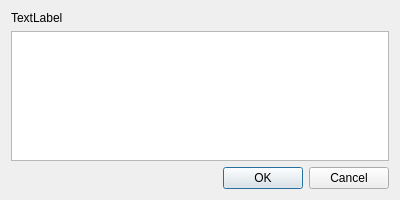
<?xml version="1.0" encoding="UTF-8"?>
<ui version="4.0">
 <class>FileActionDialog</class>
 <widget class="QDialog" name="FileActionDialog">
  <property name="windowModality">
   <enum>Qt::WindowModal</enum>
  </property>
  <property name="geometry">
   <rect>
    <x>0</x>
    <y>0</y>
    <width>400</width>
    <height>200</height>
   </rect>
  </property>
  <property name="windowTitle">
   <string>File Action</string>
  </property>
  <property name="modal">
   <bool>true</bool>
  </property>
  <layout class="QVBoxLayout" name="verticalLayout">
   <item>
    <widget class="QLabel" name="label">
     <property name="frameShape">
      <enum>QFrame::NoFrame</enum>
     </property>
     <property name="text">
      <string>TextLabel</string>
     </property>
     <property name="wordWrap">
      <bool>true</bool>
     </property>
    </widget>
   </item>
   <item>
    <widget class="QListView" name="listView">
     <property name="editTriggers">
      <set>QAbstractItemView::NoEditTriggers</set>
     </property>
     <property name="alternatingRowColors">
      <bool>true</bool>
     </property>
     <property name="selectionMode">
      <enum>QAbstractItemView::NoSelection</enum>
     </property>
    </widget>
   </item>
   <item>
    <widget class="QDialogButtonBox" name="buttonBox">
     <property name="standardButtons">
      <set>QDialogButtonBox::Cancel|QDialogButtonBox::Ok</set>
     </property>
    </widget>
   </item>
  </layout>
 </widget>
 <resources/>
 <connections>
  <connection>
   <sender>buttonBox</sender>
   <signal>accepted()</signal>
   <receiver>FileActionDialog</receiver>
   <slot>accept()</slot>
   <hints>
    <hint type="sourcelabel">
     <x>248</x>
     <y>254</y>
    </hint>
    <hint type="destinationlabel">
     <x>157</x>
     <y>274</y>
    </hint>
   </hints>
  </connection>
  <connection>
   <sender>buttonBox</sender>
   <signal>rejected()</signal>
   <receiver>FileActionDialog</receiver>
   <slot>reject()</slot>
   <hints>
    <hint type="sourcelabel">
     <x>316</x>
     <y>260</y>
    </hint>
    <hint type="destinationlabel">
     <x>286</x>
     <y>274</y>
    </hint>
   </hints>
  </connection>
 </connections>
</ui>
